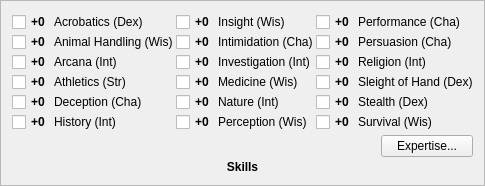
              <widget class="QFrame" name="frameSkills">
               <property name="frameShape">
                <enum>QFrame::StyledPanel</enum>
               </property>
               <property name="frameShadow">
                <enum>QFrame::Raised</enum>
               </property>
               <layout class="QGridLayout" name="gridLayout_18">
                <property name="leftMargin">
                 <number>0</number>
                </property>
                <property name="topMargin">
                 <number>0</number>
                </property>
                <property name="rightMargin">
                 <number>0</number>
                </property>
                <property name="bottomMargin">
                 <number>0</number>
                </property>
                <property name="spacing">
                 <number>0</number>
                </property>
                <item row="0" column="0">
                 <widget class="QLabel" name="lblFrameStrengthTopLeft_12">
                  <property name="sizePolicy">
                   <sizepolicy hsizetype="Fixed" vsizetype="Fixed">
                    <horstretch>0</horstretch>
                    <verstretch>0</verstretch>
                   </sizepolicy>
                  </property>
                  <property name="minimumSize">
                   <size>
                    <width>11</width>
                    <height>11</height>
                   </size>
                  </property>
                  <property name="maximumSize">
                   <size>
                    <width>11</width>
                    <height>11</height>
                   </size>
                  </property>
                  <property name="text">
                   <string/>
                  </property>
                  <property name="pixmap">
                   <pixmap resource="resources.qrc">:/img/data/character_stat_topleft.png</pixmap>
                  </property>
                  <property name="scaledContents">
                   <bool>true</bool>
                  </property>
                 </widget>
                </item>
                <item row="0" column="2">
                 <widget class="QLabel" name="lblFrameStrengthTopRight_12">
                  <property name="sizePolicy">
                   <sizepolicy hsizetype="Fixed" vsizetype="Fixed">
                    <horstretch>0</horstretch>
                    <verstretch>0</verstretch>
                   </sizepolicy>
                  </property>
                  <property name="minimumSize">
                   <size>
                    <width>11</width>
                    <height>11</height>
                   </size>
                  </property>
                  <property name="maximumSize">
                   <size>
                    <width>11</width>
                    <height>11</height>
                   </size>
                  </property>
                  <property name="text">
                   <string/>
                  </property>
                  <property name="pixmap">
                   <pixmap resource="resources.qrc">:/img/data/character_stat_topright.png</pixmap>
                  </property>
                  <property name="scaledContents">
                   <bool>true</bool>
                  </property>
                 </widget>
                </item>
                <item row="2" column="0">
                 <widget class="QLabel" name="lblFrameStrengthBottomLeft_12">
                  <property name="sizePolicy">
                   <sizepolicy hsizetype="Fixed" vsizetype="Fixed">
                    <horstretch>0</horstretch>
                    <verstretch>0</verstretch>
                   </sizepolicy>
                  </property>
                  <property name="minimumSize">
                   <size>
                    <width>11</width>
                    <height>11</height>
                   </size>
                  </property>
                  <property name="maximumSize">
                   <size>
                    <width>11</width>
                    <height>11</height>
                   </size>
                  </property>
                  <property name="pixmap">
                   <pixmap resource="resources.qrc">:/img/data/character_stat_bottomleft.png</pixmap>
                  </property>
                  <property name="scaledContents">
                   <bool>true</bool>
                  </property>
                 </widget>
                </item>
                <item row="2" column="1">
                 <widget class="QLabel" name="lblFrameStrengthBottom_12">
                  <property name="sizePolicy">
                   <sizepolicy hsizetype="Ignored" vsizetype="Ignored">
                    <horstretch>0</horstretch>
                    <verstretch>0</verstretch>
                   </sizepolicy>
                  </property>
                  <property name="minimumSize">
                   <size>
                    <width>0</width>
                    <height>11</height>
                   </size>
                  </property>
                  <property name="maximumSize">
                   <size>
                    <width>16777215</width>
                    <height>11</height>
                   </size>
                  </property>
                  <property name="pixmap">
                   <pixmap resource="resources.qrc">:/img/data/character_stat_bottom.png</pixmap>
                  </property>
                  <property name="scaledContents">
                   <bool>true</bool>
                  </property>
                 </widget>
                </item>
                <item row="1" column="0">
                 <widget class="QLabel" name="lblFrameStrengthLeft_12">
                  <property name="sizePolicy">
                   <sizepolicy hsizetype="Fixed" vsizetype="Ignored">
                    <horstretch>0</horstretch>
                    <verstretch>0</verstretch>
                   </sizepolicy>
                  </property>
                  <property name="minimumSize">
                   <size>
                    <width>10</width>
                    <height>0</height>
                   </size>
                  </property>
                  <property name="maximumSize">
                   <size>
                    <width>10</width>
                    <height>16777215</height>
                   </size>
                  </property>
                  <property name="pixmap">
                   <pixmap resource="resources.qrc">:/img/data/character_stat_left.png</pixmap>
                  </property>
                  <property name="scaledContents">
                   <bool>true</bool>
                  </property>
                 </widget>
                </item>
                <item row="1" column="2">
                 <widget class="QLabel" name="lblFrameStrengthRight_12">
                  <property name="sizePolicy">
                   <sizepolicy hsizetype="Fixed" vsizetype="Ignored">
                    <horstretch>0</horstretch>
                    <verstretch>0</verstretch>
                   </sizepolicy>
                  </property>
                  <property name="minimumSize">
                   <size>
                    <width>11</width>
                    <height>0</height>
                   </size>
                  </property>
                  <property name="maximumSize">
                   <size>
                    <width>11</width>
                    <height>16777215</height>
                   </size>
                  </property>
                  <property name="pixmap">
                   <pixmap resource="resources.qrc">:/img/data/character_stat_right.png</pixmap>
                  </property>
                  <property name="scaledContents">
                   <bool>true</bool>
                  </property>
                 </widget>
                </item>
                <item row="2" column="2">
                 <widget class="QLabel" name="lblFrameStrengthBottomRight_12">
                  <property name="sizePolicy">
                   <sizepolicy hsizetype="Fixed" vsizetype="Fixed">
                    <horstretch>0</horstretch>
                    <verstretch>0</verstretch>
                   </sizepolicy>
                  </property>
                  <property name="minimumSize">
                   <size>
                    <width>11</width>
                    <height>11</height>
                   </size>
                  </property>
                  <property name="maximumSize">
                   <size>
                    <width>11</width>
                    <height>11</height>
                   </size>
                  </property>
                  <property name="pixmap">
                   <pixmap resource="resources.qrc">:/img/data/character_stat_bottomright.png</pixmap>
                  </property>
                  <property name="scaledContents">
                   <bool>true</bool>
                  </property>
                 </widget>
                </item>
                <item row="0" column="1">
                 <widget class="QLabel" name="lblFrameStrengthTop_12">
                  <property name="sizePolicy">
                   <sizepolicy hsizetype="Ignored" vsizetype="Fixed">
                    <horstretch>0</horstretch>
                    <verstretch>0</verstretch>
                   </sizepolicy>
                  </property>
                  <property name="minimumSize">
                   <size>
                    <width>0</width>
                    <height>11</height>
                   </size>
                  </property>
                  <property name="maximumSize">
                   <size>
                    <width>16777215</width>
                    <height>11</height>
                   </size>
                  </property>
                  <property name="pixmap">
                   <pixmap resource="resources.qrc">:/img/data/character_stat_top.png</pixmap>
                  </property>
                  <property name="scaledContents">
                   <bool>true</bool>
                  </property>
                 </widget>
                </item>
                <item row="1" column="1">
                 <widget class="QFrame" name="frameSkillsContents">
                  <property name="frameShape">
                   <enum>QFrame::NoFrame</enum>
                  </property>
                  <property name="frameShadow">
                   <enum>QFrame::Raised</enum>
                  </property>
                  <layout class="QVBoxLayout" name="verticalLayout_5">
                   <property name="spacing">
                    <number>3</number>
                   </property>
                   <property name="leftMargin">
                    <number>0</number>
                   </property>
                   <property name="topMargin">
                    <number>0</number>
                   </property>
                   <property name="rightMargin">
                    <number>0</number>
                   </property>
                   <property name="bottomMargin">
                    <number>0</number>
                   </property>
                   <item>
                    <layout class="QGridLayout" name="gridLayout">
                     <property name="horizontalSpacing">
                      <number>3</number>
                     </property>
                     <property name="verticalSpacing">
                      <number>0</number>
                     </property>
                     <item row="0" column="0">
                      <widget class="QCheckBox" name="chkAcrobatics">
                       <property name="sizePolicy">
                        <sizepolicy hsizetype="Preferred" vsizetype="Fixed">
                         <horstretch>0</horstretch>
                         <verstretch>0</verstretch>
                        </sizepolicy>
                       </property>
                       <property name="font">
                        <font>
                         <bold>true</bold>
                        </font>
                       </property>
                       <property name="text">
                        <string>+0</string>
                       </property>
                      </widget>
                     </item>
                     <item row="0" column="1">
                      <widget class="QLabel" name="label_21">
                       <property name="text">
                        <string>Acrobatics (Dex)</string>
                       </property>
                      </widget>
                     </item>
                     <item row="0" column="2">
                      <widget class="QCheckBox" name="chkInsight">
                       <property name="sizePolicy">
                        <sizepolicy hsizetype="Preferred" vsizetype="Fixed">
                         <horstretch>0</horstretch>
                         <verstretch>0</verstretch>
                        </sizepolicy>
                       </property>
                       <property name="font">
                        <font>
                         <bold>true</bold>
                        </font>
                       </property>
                       <property name="text">
                        <string>+0</string>
                       </property>
                      </widget>
                     </item>
                     <item row="0" column="3">
                      <widget class="QLabel" name="label_32">
                       <property name="text">
                        <string>Insight (Wis)</string>
                       </property>
                      </widget>
                     </item>
                     <item row="0" column="4">
                      <widget class="QCheckBox" name="chkPerformance">
                       <property name="sizePolicy">
                        <sizepolicy hsizetype="Preferred" vsizetype="Fixed">
                         <horstretch>0</horstretch>
                         <verstretch>0</verstretch>
                        </sizepolicy>
                       </property>
                       <property name="font">
                        <font>
                         <bold>true</bold>
                        </font>
                       </property>
                       <property name="text">
                        <string>+0</string>
                       </property>
                      </widget>
                     </item>
                     <item row="0" column="5">
                      <widget class="QLabel" name="label_38">
                       <property name="text">
                        <string>Performance (Cha)</string>
                       </property>
                      </widget>
                     </item>
                     <item row="1" column="0">
                      <widget class="QCheckBox" name="chkAnimalHandling">
                       <property name="sizePolicy">
                        <sizepolicy hsizetype="Preferred" vsizetype="Fixed">
                         <horstretch>0</horstretch>
                         <verstretch>0</verstretch>
                        </sizepolicy>
                       </property>
                       <property name="font">
                        <font>
                         <bold>true</bold>
                        </font>
                       </property>
                       <property name="text">
                        <string>+0</string>
                       </property>
                      </widget>
                     </item>
                     <item row="1" column="1">
                      <widget class="QLabel" name="label_22">
                       <property name="text">
                        <string>Animal Handling (Wis)</string>
                       </property>
                      </widget>
                     </item>
                     <item row="1" column="2">
                      <widget class="QCheckBox" name="chkIntimidation">
                       <property name="sizePolicy">
                        <sizepolicy hsizetype="Preferred" vsizetype="Fixed">
                         <horstretch>0</horstretch>
                         <verstretch>0</verstretch>
                        </sizepolicy>
                       </property>
                       <property name="font">
                        <font>
                         <bold>true</bold>
                        </font>
                       </property>
                       <property name="text">
                        <string>+0</string>
                       </property>
                      </widget>
                     </item>
                     <item row="1" column="3">
                      <widget class="QLabel" name="label_31">
                       <property name="text">
                        <string>Intimidation (Cha)</string>
                       </property>
                      </widget>
                     </item>
                     <item row="1" column="4">
                      <widget class="QCheckBox" name="chkPersuasion">
                       <property name="sizePolicy">
                        <sizepolicy hsizetype="Preferred" vsizetype="Fixed">
                         <horstretch>0</horstretch>
                         <verstretch>0</verstretch>
                        </sizepolicy>
                       </property>
                       <property name="font">
                        <font>
                         <bold>true</bold>
                        </font>
                       </property>
                       <property name="text">
                        <string>+0</string>
                       </property>
                      </widget>
                     </item>
                     <item row="1" column="5">
                      <widget class="QLabel" name="label_37">
                       <property name="text">
                        <string>Persuasion (Cha)</string>
                       </property>
                      </widget>
                     </item>
                     <item row="2" column="0">
                      <widget class="QCheckBox" name="chkArcana">
                       <property name="sizePolicy">
                        <sizepolicy hsizetype="Preferred" vsizetype="Fixed">
                         <horstretch>0</horstretch>
                         <verstretch>0</verstretch>
                        </sizepolicy>
                       </property>
                       <property name="font">
                        <font>
                         <bold>true</bold>
                        </font>
                       </property>
                       <property name="text">
                        <string>+0</string>
                       </property>
                      </widget>
                     </item>
                     <item row="2" column="1">
                      <widget class="QLabel" name="label_25">
                       <property name="text">
                        <string>Arcana (Int)</string>
                       </property>
                      </widget>
                     </item>
                     <item row="2" column="2">
                      <widget class="QCheckBox" name="chkInvestigation">
                       <property name="sizePolicy">
                        <sizepolicy hsizetype="Preferred" vsizetype="Fixed">
                         <horstretch>0</horstretch>
                         <verstretch>0</verstretch>
                        </sizepolicy>
                       </property>
                       <property name="font">
                        <font>
                         <bold>true</bold>
                        </font>
                       </property>
                       <property name="text">
                        <string>+0</string>
                       </property>
                      </widget>
                     </item>
                     <item row="2" column="3">
                      <widget class="QLabel" name="label_30">
                       <property name="text">
                        <string>Investigation (Int)</string>
                       </property>
                      </widget>
                     </item>
                     <item row="2" column="4">
                      <widget class="QCheckBox" name="chkReligion">
                       <property name="sizePolicy">
                        <sizepolicy hsizetype="Preferred" vsizetype="Fixed">
                         <horstretch>0</horstretch>
                         <verstretch>0</verstretch>
                        </sizepolicy>
                       </property>
                       <property name="font">
                        <font>
                         <bold>true</bold>
                        </font>
                       </property>
                       <property name="text">
                        <string>+0</string>
                       </property>
                      </widget>
                     </item>
                     <item row="2" column="5">
                      <widget class="QLabel" name="label_34">
                       <property name="text">
                        <string>Religion (Int)</string>
                       </property>
                      </widget>
                     </item>
                     <item row="3" column="0">
                      <widget class="QCheckBox" name="chkAthletics">
                       <property name="sizePolicy">
                        <sizepolicy hsizetype="Preferred" vsizetype="Fixed">
                         <horstretch>0</horstretch>
                         <verstretch>0</verstretch>
                        </sizepolicy>
                       </property>
                       <property name="font">
                        <font>
                         <bold>true</bold>
                        </font>
                       </property>
                       <property name="text">
                        <string>+0</string>
                       </property>
                      </widget>
                     </item>
                     <item row="3" column="1">
                      <widget class="QLabel" name="label_24">
                       <property name="text">
                        <string>Athletics (Str)</string>
                       </property>
                      </widget>
                     </item>
                     <item row="3" column="2">
                      <widget class="QCheckBox" name="chkMedicine">
                       <property name="sizePolicy">
                        <sizepolicy hsizetype="Preferred" vsizetype="Fixed">
                         <horstretch>0</horstretch>
                         <verstretch>0</verstretch>
                        </sizepolicy>
                       </property>
                       <property name="font">
                        <font>
                         <bold>true</bold>
                        </font>
                       </property>
                       <property name="text">
                        <string>+0</string>
                       </property>
                      </widget>
                     </item>
                     <item row="3" column="3">
                      <widget class="QLabel" name="label_29">
                       <property name="text">
                        <string>Medicine (Wis)</string>
                       </property>
                      </widget>
                     </item>
                     <item row="3" column="4">
                      <widget class="QCheckBox" name="chkSleightOfHand">
                       <property name="sizePolicy">
                        <sizepolicy hsizetype="Preferred" vsizetype="Fixed">
                         <horstretch>0</horstretch>
                         <verstretch>0</verstretch>
                        </sizepolicy>
                       </property>
                       <property name="font">
                        <font>
                         <bold>true</bold>
                        </font>
                       </property>
                       <property name="text">
                        <string>+0</string>
                       </property>
                      </widget>
                     </item>
                     <item row="3" column="5">
                      <widget class="QLabel" name="label_36">
                       <property name="text">
                        <string>Sleight of Hand (Dex)</string>
                       </property>
                      </widget>
                     </item>
                     <item row="4" column="0">
                      <widget class="QCheckBox" name="chkDeception">
                       <property name="sizePolicy">
                        <sizepolicy hsizetype="Preferred" vsizetype="Fixed">
                         <horstretch>0</horstretch>
                         <verstretch>0</verstretch>
                        </sizepolicy>
                       </property>
                       <property name="font">
                        <font>
                         <bold>true</bold>
                        </font>
                       </property>
                       <property name="text">
                        <string>+0</string>
                       </property>
                      </widget>
                     </item>
                     <item row="4" column="1">
                      <widget class="QLabel" name="label_23">
                       <property name="text">
                        <string>Deception (Cha)</string>
                       </property>
                      </widget>
                     </item>
                     <item row="4" column="2">
                      <widget class="QCheckBox" name="chkNature">
                       <property name="sizePolicy">
                        <sizepolicy hsizetype="Preferred" vsizetype="Fixed">
                         <horstretch>0</horstretch>
                         <verstretch>0</verstretch>
                        </sizepolicy>
                       </property>
                       <property name="font">
                        <font>
                         <bold>true</bold>
                        </font>
                       </property>
                       <property name="text">
                        <string>+0</string>
                       </property>
                      </widget>
                     </item>
                     <item row="4" column="3">
                      <widget class="QLabel" name="label_28">
                       <property name="text">
                        <string>Nature (Int)</string>
                       </property>
                      </widget>
                     </item>
                     <item row="4" column="4">
                      <widget class="QCheckBox" name="chkStealth">
                       <property name="sizePolicy">
                        <sizepolicy hsizetype="Preferred" vsizetype="Fixed">
                         <horstretch>0</horstretch>
                         <verstretch>0</verstretch>
                        </sizepolicy>
                       </property>
                       <property name="font">
                        <font>
                         <bold>true</bold>
                        </font>
                       </property>
                       <property name="text">
                        <string>+0</string>
                       </property>
                      </widget>
                     </item>
                     <item row="4" column="5">
                      <widget class="QLabel" name="label_35">
                       <property name="text">
                        <string>Stealth (Dex)</string>
                       </property>
                      </widget>
                     </item>
                     <item row="5" column="0">
                      <widget class="QCheckBox" name="chkHistory">
                       <property name="sizePolicy">
                        <sizepolicy hsizetype="Preferred" vsizetype="Fixed">
                         <horstretch>0</horstretch>
                         <verstretch>0</verstretch>
                        </sizepolicy>
                       </property>
                       <property name="font">
                        <font>
                         <bold>true</bold>
                        </font>
                       </property>
                       <property name="text">
                        <string>+0</string>
                       </property>
                      </widget>
                     </item>
                     <item row="5" column="1">
                      <widget class="QLabel" name="label_33">
                       <property name="text">
                        <string>History (Int)</string>
                       </property>
                      </widget>
                     </item>
                     <item row="5" column="2">
                      <widget class="QCheckBox" name="chkPerception">
                       <property name="sizePolicy">
                        <sizepolicy hsizetype="Preferred" vsizetype="Fixed">
                         <horstretch>0</horstretch>
                         <verstretch>0</verstretch>
                        </sizepolicy>
                       </property>
                       <property name="font">
                        <font>
                         <bold>true</bold>
                        </font>
                       </property>
                       <property name="text">
                        <string>+0</string>
                       </property>
                      </widget>
                     </item>
                     <item row="5" column="3">
                      <widget class="QLabel" name="label_27">
                       <property name="text">
                        <string>Perception (Wis)</string>
                       </property>
                      </widget>
                     </item>
                     <item row="5" column="4">
                      <widget class="QCheckBox" name="chkSurvival">
                       <property name="sizePolicy">
                        <sizepolicy hsizetype="Preferred" vsizetype="Fixed">
                         <horstretch>0</horstretch>
                         <verstretch>0</verstretch>
                        </sizepolicy>
                       </property>
                       <property name="font">
                        <font>
                         <bold>true</bold>
                        </font>
                       </property>
                       <property name="text">
                        <string>+0</string>
                       </property>
                      </widget>
                     </item>
                     <item row="5" column="5">
                      <widget class="QLabel" name="label_26">
                       <property name="text">
                        <string>Survival (Wis)</string>
                       </property>
                      </widget>
                     </item>
                    </layout>
                   </item>
                   <item>
                    <layout class="QHBoxLayout" name="horizontalLayout_15" stretch="4,1">
                     <item>
                      <spacer name="horizontalSpacer_3">
                       <property name="orientation">
                        <enum>Qt::Horizontal</enum>
                       </property>
                       <property name="sizeType">
                        <enum>QSizePolicy::Preferred</enum>
                       </property>
                       <property name="sizeHint" stdset="0">
                        <size>
                         <width>0</width>
                         <height>20</height>
                        </size>
                       </property>
                      </spacer>
                     </item>
                     <item>
                      <widget class="QPushButton" name="btnExpertise">
                       <property name="sizePolicy">
                        <sizepolicy hsizetype="Preferred" vsizetype="Fixed">
                         <horstretch>0</horstretch>
                         <verstretch>0</verstretch>
                        </sizepolicy>
                       </property>
                       <property name="text">
                        <string>Expertise...</string>
                       </property>
                      </widget>
                     </item>
                    </layout>
                   </item>
                   <item>
                    <spacer name="verticalSpacer_11">
                     <property name="orientation">
                      <enum>Qt::Vertical</enum>
                     </property>
                     <property name="sizeType">
                      <enum>QSizePolicy::Preferred</enum>
                     </property>
                     <property name="sizeHint" stdset="0">
                      <size>
                       <width>20</width>
                       <height>0</height>
                      </size>
                     </property>
                    </spacer>
                   </item>
                   <item>
                    <widget class="QLabel" name="label_39">
                     <property name="font">
                      <font>
                       <bold>true</bold>
                      </font>
                     </property>
                     <property name="text">
                      <string>Skills</string>
                     </property>
                     <property name="alignment">
                      <set>Qt::AlignBottom|Qt::AlignHCenter</set>
                     </property>
                    </widget>
                   </item>
                  </layout>
                 </widget>
                </item>
               </layout>
              </widget>
